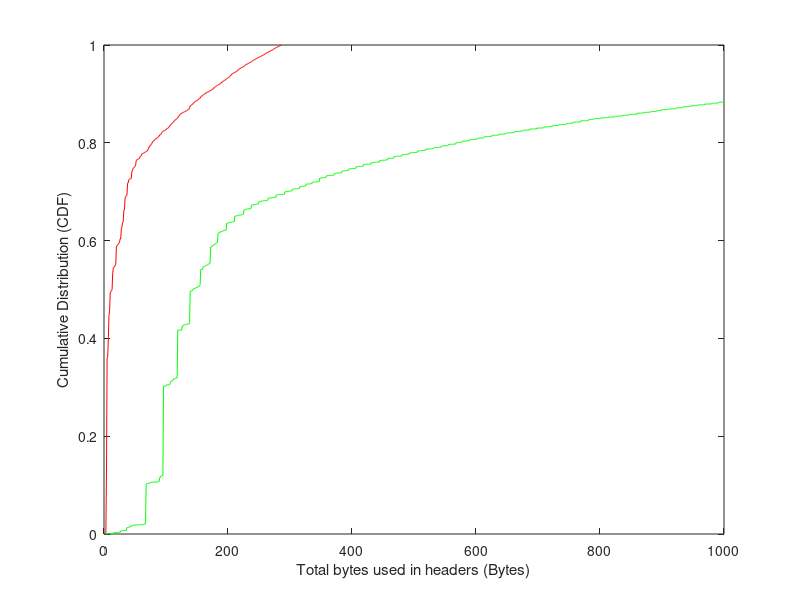

Recreate this plot in MATLAB.
figure
durationAttack = csvread('saidaBytesHeaderAttackDown.csv');
[f,x] = ecdf(durationAttack(:,2));
plot(f,'r')
hold on
durationNormal = csvread('saidaBytesHeaderNormalDown.csv');
[f,x] = ecdf(durationNormal(:,2));
plot(f,'g')
xlim([0 1000])
ylim([0 1])
ylabel('Cumulative Distribution (CDF)');
xlabel('Total bytes used in headers (Bytes)');